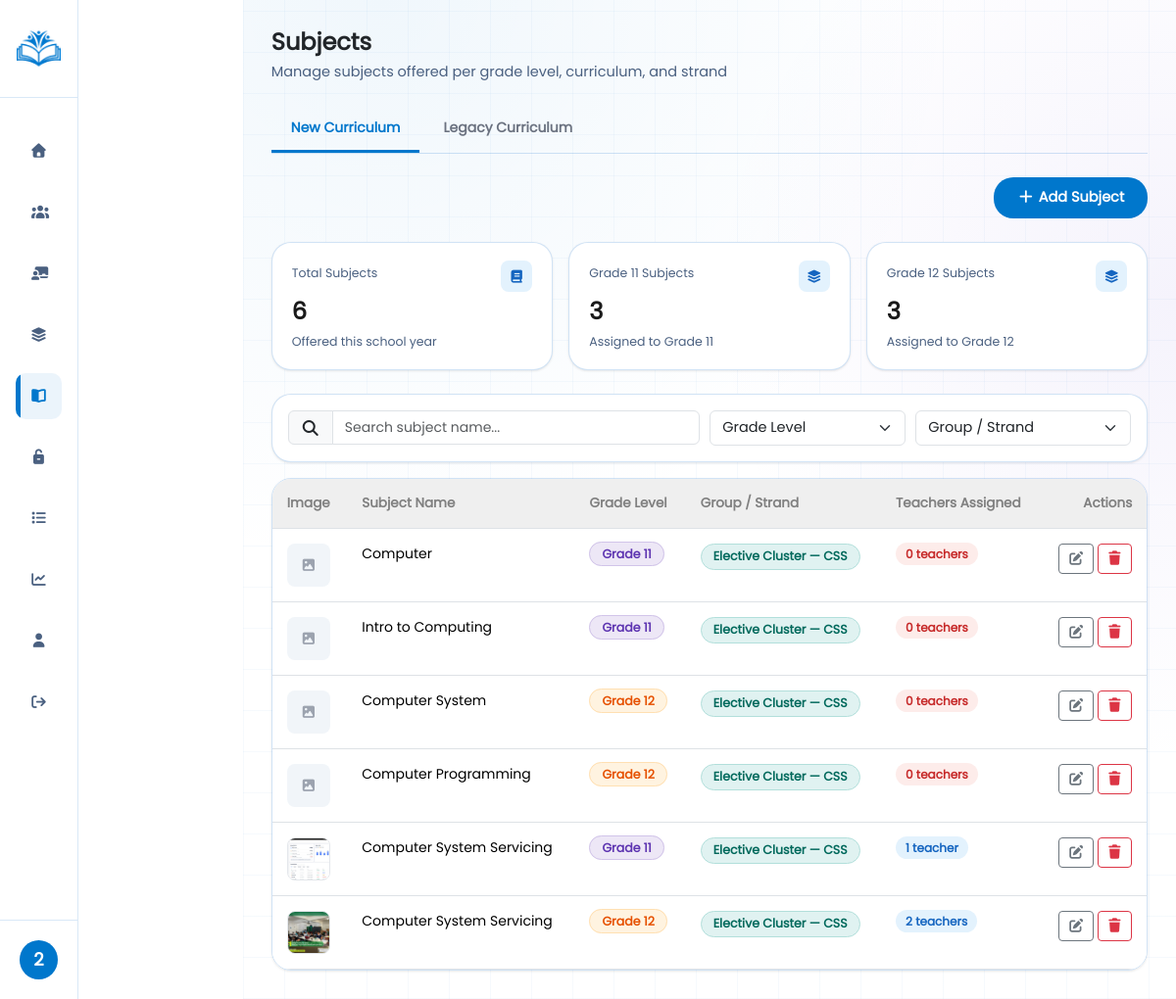
The page /public/?url=Adminsubjects (signed in) on the database its author committed.
### tables this page shows
CREATE TABLE `tbl_subjects` (
  `id` int(11) NOT NULL AUTO_INCREMENT,
  `grade_level_id` int(11) NOT NULL,
  `subject_name` varchar(255) NOT NULL,
  `subject_image` varchar(255) NOT NULL,
  `subject_description` varchar(255) NOT NULL,
  `curriculum_type` enum('legacy','new') NOT NULL DEFAULT 'legacy',
  `strand_group` varchar(60) DEFAULT NULL,
  `is_core` tinyint(1) NOT NULL DEFAULT 0,
  `subject_code` varchar(100) NOT NULL,
  `created_at` timestamp NOT NULL DEFAULT current_timestamp(),
  `updated_at` timestamp NOT NULL DEFAULT current_timestamp() ON UPDATE current_timestamp(),
  PRIMARY KEY (`id`),
  KEY `grade_level_id` (`grade_level_id`)
);

CREATE TABLE `tbl_grade_level` (
  `id` int(11) NOT NULL AUTO_INCREMENT,
  `name` varchar(255) NOT NULL,
  PRIMARY KEY (`id`)
);

### app/controllers/AdminController.php (called while the page is built, shortened)
<?php
require_once "../core/Model.php";
require_once "../app/models/subjects.php";
class AdminController
{
    public $adminModel, $subjectModel, $gradeLevel;
    public function __construct()
    {
        $this->subjectModel = new subjects();
    }
    public function SubjectPage()
    {
        $search = trim($_GET['search'] ?? '');
        $grade = trim($_GET['grade'] ?? '');
        $strandFilter = trim($_GET['strand'] ?? '');
        $curriculumType = ($_GET['curriculum'] ?? 'new') === 'legacy' ? 'legacy' : 'new';
        $page = max(1, (int) ($_GET['page'] ?? 1));
        $limit = 10;
        $offset = ($page - 1) * $limit;
        $subjects = $this->subjectModel->getAllSubjectsFiltered($search, $grade, $limit, $offset, $strandFilter, $curriculumType);
        extract(compact(
            'subjectStats',
            'subjects',
            'gradeLevels',
            'search',
            'grade',
            'strandFilter',
            'strandOptions',
            'curriculumType',
            'page',
            'limit',
            'offset',
            'totalSubjects',
            'totalPages'
        ));
        require "../admin_folder/subjects.php";
    }
}

### core/model.php (called while the page is built, shortened)
<?php
class Model {
    public function __construct(){
        $this->db = new mysqli(
            "localhost",
            "root",
            "",
            "ilearn_database"
        );
    }
}

### app/models/subjects.php (called while the page is built, shortened)
<?php
require_once "../core/Model.php";
class subjects extends Model
{
    public function getAllSubjectsFiltered(
        string $search = '',
        string $grade = '',
        int $limit = 10,
        int $offset = 0,
        string $strand = '',
        string $curriculumType = 'legacy'
    ): array {
        $curriculumType = $curriculumType === 'new' ? 'new' : 'legacy';
        $where = ["s.curriculum_type = ?"];
        $params = [$curriculumType];
        $types = 's';
        $whereClause = implode(' AND ', $where);
        $sql = "
            SELECT s.id, s.subject_name, s.grade_level_id, s.subject_description, s.subject_image,
                s.curriculum_type, s.strand_group,
                gl.name AS grade_level,
                COUNT(DISTINCT ta.teacher_id) AS teacher_count
            FROM tbl_subjects s
            JOIN tbl_grade_level gl ON gl.id = s.grade_level_id
            LEFT JOIN tbl_teacher_assignments ta ON ta.subject_id = s.id
            WHERE $whereClause
            GROUP BY s.id, s.subject_name, s.grade_level_id, s.subject_description, s.subject_image,
                s.curriculum_type, s.strand_group, gl.name
            ORDER BY s.id DESC
            LIMIT ? OFFSET ?
        ";
        $params[] = $limit;
        $params[] = $offset;
        $types .= 'ii';
        $stmt = $this->db->prepare($sql);
        $stmt->bind_param($types, ...$params);
        $stmt->execute();
        return $stmt->get_result()->fetch_all(MYSQLI_ASSOC);
    }
    public function countAllSubjectsFiltered(
        string $search = '',
        string $grade = '',
        string $strand = '',
        string $curriculumType = 'legacy'
    ): int {
        $curriculumType = $curriculumType === 'new' ? 'new' : 'legacy';
        $where = ["s.curriculum_type = ?"];
        $params = [$curriculumType];
        $types = 's';
        $whereClause = implode(' AND ', $where);
        $sql = "
        SELECT COUNT(*) AS total
        FROM tbl_subjects s
        JOIN tbl_grade_level gl ON gl.id = s.grade_level_id
        WHERE $whereClause
    ";
        $stmt = $this->db->prepare($sql);
        $stmt->bind_param($types, ...$params);
        $stmt->execute();
        return (int) $stmt->get_result()->fetch_assoc()['total'];
    }
}

### admin_folder/subjects.php (the view, shortened to what this page needs)
<?php
$subjects = $subjects ?? [];
$subjectStats = $subjectStats ?? ['total' => 0, 'grade11' => 0, 'grade12' => 0];
$search = $search ?? '';
$grade = $grade ?? '';
$strandFilter = $strandFilter ?? '';
$curriculumType = $curriculumType ?? 'new';
?>
<!DOCTYPE html>
<html lang="en">
<head>
    <link rel="stylesheet" href="../css_folder/Adminsubjects.css">
    <link rel="stylesheet" href="../css_folder/components.css">
    <link rel="stylesheet" href="../bootstrap_folder/css/bootstrap.min.css">
    <link rel="stylesheet" href="../font-awesome-icon/css/all.min.css">
</head>
<body>
    <div class="container-fluid p-0">
        <?php include("../admin_folder/sidebar.php") ?>
        <div class="rightbar">
            <div class="main-header">
                <div class="main-text-header">
                    <h2>Subjects</h2>
                    <p>Manage subjects offered per grade level, curriculum, and strand</p>
                </div>
            </div>
            <?php
            $tabBaseParams = http_build_query([
                'url' => 'Adminsubjects',
                'search' => $search,
                'grade' => $grade,
                'strand' => $strandFilter,
            ]);
            ?>
            <div class="curriculum-tabs">
                <a href="?<?= $tabBaseParams ?>&curriculum=new"
                    class="tab-btn <?= $curriculumType === 'new' ? 'active' : '' ?>">
                    New Curriculum
                </a>
                <a href="?<?= $tabBaseParams ?>&curriculum=legacy"
                    class="tab-btn <?= $curriculumType === 'legacy' ? 'active' : '' ?>">
                    Legacy Curriculum
                </a>
            </div>
            <div class="main-button-header">
                <button type="button" class="btn-add-subject" data-bs-toggle="modal" data-bs-target="#addSubjectModal">
                    <i class="fa fa-plus"></i> Add Subject
                </button>
            </div>
            <div class="parent-card">
                <div class="card-box">
                    <div class="card-text">
                        <span>Total Subjects</span>
                        <p><?= (int) $subjectStats['total'] ?></p>
                        <div class="stat-data">Offered this school year</div>
                    </div>
                    <div class="card-icon"><i class="fa fa-book"></i></div>
                </div>
                <div class="card-box">
                    <div class="card-text">
                        <span>Grade 11 Subjects</span>
                        <p><?= (int) $subjectStats['grade11'] ?></p>
                        <div class="stat-data">Assigned to Grade 11</div>
                    </div>
                    <div class="card-icon"><i class="fa fa-layer-group"></i></div>
                </div>
                <div class="card-box">
                    <div class="card-text">
                        <span>Grade 12 Subjects</span>
                        <p><?= (int) $subjectStats['grade12'] ?></p>
                        <div class="stat-data">Assigned to Grade 12</div>
                    </div>
                    <div class="card-icon"><i class="fa fa-layer-group"></i></div>
                </div>
            </div>
            <form id="subjectFilterForm" method="GET" action="">
                <div class="filter-grid">
                    <div class="input-group">
                        <div class="input-group-text">
                            <i class="fa fa-search"></i>
                        </div>
                        <input type="text" name="search" id="subjectSearch" class="form-control"
                            placeholder="Search subject name..." value="<?= htmlspecialchars($search) ?>">
                    </div>
                    <select name="grade" id="subjectGrade" class="form-select" style="max-width: 200px;">
                        <option value="">Grade Level</option>
                    </select>
                    <select name="strand" id="subjectStrand" class="form-select" style="max-width: 220px;">
                        <option value="">Group / Strand</option>
                    </select>
                </div>
            </form>
            <div class="table-parent">
                <table class="table mb-0">
                    <thead>
                        <tr>
                            <th>Image</th>
                            <th>Subject Name</th>
                            <th>Grade Level</th>
                            <th>Group / Strand</th>
                            <th>Teachers Assigned</th>
                            <th class="text-end">Actions</th>
                        </tr>
                    </thead>
                    <tbody id="subjectsTableBody">
                        <?php if (empty($subjects)): ?>
                            <tr>
                                <td colspan="6" class="text-center text-muted py-4">No subjects found.</td>
                            </tr>
                        <?php else: ?>
                            <?php foreach ($subjects as $subject): ?>
                                <?php
                                $isG11 = stripos($subject['grade_level'], '11') !== false;
                                $teacherCount = (int) $subject['teacher_count'];
                                $strandLabel = $subject['strand_group'] ?? '';
                                $strandLower = strtolower($strandLabel);
                                $strandClass = 'default';
                                if (str_contains($strandLower, 'core')) {
                                    $strandClass = 'core';
                                } elseif (str_contains($strandLower, 'elective')) {
                                    $strandClass = 'elective';
                                } elseif (str_contains($strandLower, 'tvl')) {
                                    $strandClass = 'tvl';
                                } elseif (str_contains($strandLower, 'abm')) {
                                    $strandClass = 'abm';
                                } elseif (str_contains($strandLower, 'stem')) {
                                    $strandClass = 'stem';
                                } elseif (str_contains($strandLower, 'humss')) {
                                    $strandClass = 'humss';
                                }
                                ?>
                                <tr>
                                    <td>
                                        <?php if (!empty($subject['subject_image'])): ?>
                                            <img src="/learning_management/<?= htmlspecialchars($subject['subject_image']) ?>"
                                                alt="<?= htmlspecialchars($subject['subject_name']) ?>"
                                                style="width:44px; height:44px; object-fit:cover; border-radius:8px; border:1px solid #e4e7eb;">
                                        <?php else: ?>
                                            <div
                                                style="width:44px; height:44px; border-radius:8px; background:#f1f5f9; display:flex; align-items:center; justify-content:center; color:#9ca3af;">
                                                <i class="fa fa-image"></i>
                                            </div>
                                        <?php endif; ?>
                                    </td>
                                    <td><?= htmlspecialchars($subject['subject_name']) ?></td>
                                    <td>
                                        <span class="tag-chip grade <?= $isG11 ? 'g11' : '' ?>">
                                            <?= htmlspecialchars($subject['grade_level']) ?>
                                        </span>
                                    </td>
                                    <td>
                                        <?php if ($strandLabel !== ''): ?>
                                            <span class="tag-chip strand <?= $strandClass ?>">
                                                <?= htmlspecialchars($strandLabel) ?>
                                            </span>
                                        <?php else: ?>
                                            <span class="text-muted fst-italic" style="font-size:13px;">—</span>
                                        <?php endif; ?>
                                    </td>
                                    <td>
                                        <span class="count-badge <?= $teacherCount === 0 ? 'zero' : '' ?>">
                                            <?= $teacherCount ?> teacher<?= $teacherCount === 1 ? '' : 's' ?>
                                        </span>
                                    </td>
                                    <td class="text-end">
                                        <button type="button" class="btn btn-sm btn-outline-secondary btn-edit-subject"
                                            data-bs-toggle="modal" data-bs-target="#editSubjectModal"
                                            data-id="<?= (int) $subject['id'] ?>"
                                            data-name="<?= htmlspecialchars($subject['subject_name'], ENT_QUOTES) ?>"
                                            data-grade-level-id="<?= (int) $subject['grade_level_id'] ?>"
                                            data-description="<?= htmlspecialchars($subject['subject_description'] ?? '', ENT_QUOTES) ?>"
                                            data-curriculum-type="<?= htmlspecialchars($subject['curriculum_type'] ?? 'legacy', ENT_QUOTES) ?>"
                                            data-strand-group="<?= htmlspecialchars($subject['strand_group'] ?? '', ENT_QUOTES) ?>"
                                            data-image="<?= htmlspecialchars($subject['subject_image'] ?? '', ENT_QUOTES) ?>">
                                            <i class="fa fa-edit"></i>
                                        </button>
                                        <button type="button" class="btn btn-sm btn-outline-danger btn-delete-subject"
                                            data-id="<?= (int) $subject['id'] ?>"
                                            data-name="<?= htmlspecialchars($subject['subject_name'], ENT_QUOTES) ?>">
                                            <i class="fa fa-trash"></i>
                                        </button>
                                    </td>
                                </tr>
                            <?php endforeach; ?>
                        <?php endif; ?>
                    </tbody>
                </table>
            </div>
        </div>
    </div>
</body>
</html>

### rows shown on the page
tbl_subjects: subject_name "Computer", grade_level.name "Grade 11", strand_group "Elective Cluster — CSS", teacherCount "0"
tbl_subjects: subject_name "Intro to Computing", grade_level.name "Grade 11", strand_group "Elective Cluster — CSS", teacherCount "0"
tbl_subjects: subject_name "Computer System", grade_level.name "Grade 12", strand_group "Elective Cluster — CSS", teacherCount "0"
tbl_subjects: subject_name "Computer Programming", grade_level.name "Grade 12", strand_group "Elective Cluster — CSS", teacherCount "0"
tbl_subjects: subject_image (picture), subject_name "Computer System Servicing", grade_level.name "Grade 11", strand_group "Elective Cluster — CSS", teacherCount "1"
tbl_subjects: subject_image (picture), subject_name "Computer System Servicing", grade_level.name "Grade 12", strand_group "Elective Cluster — CSS", teacherCount "2"

### other values the page prints
$initial "2"
$subjectStats['total'] "6"
$subjectStats['grade11'] "3"
$subjectStats['grade12'] "3"
